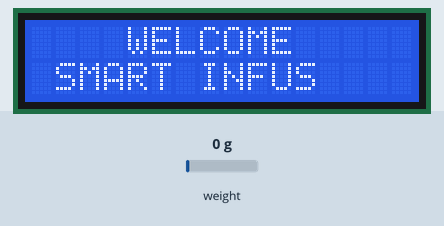
Recording of a sketch running on a simulated ESP8266 (NodeMCU). Parts: 16×2 character LCD. The test bench sets the inputs (shaded band); at power-on: weight on the scale 0 g. What the sketch prints to the serial monitor is not drawn.

Above: at 1.1 s.
At 4.2 s:
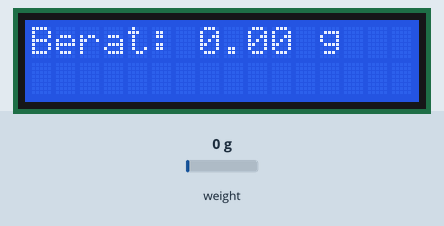
4.3 s: weight on the scale set to 100 g
At 5.6 s:
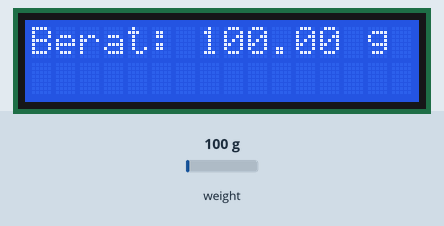
5.9 s: weight on the scale set to 1250 g
At 6.6 s:
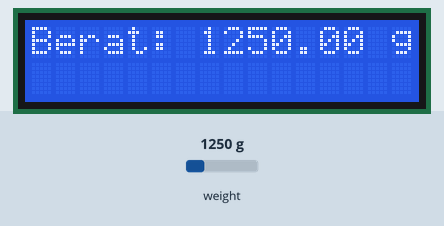
7.7 s: weight on the scale set to 2500 g
At 8.9 s:
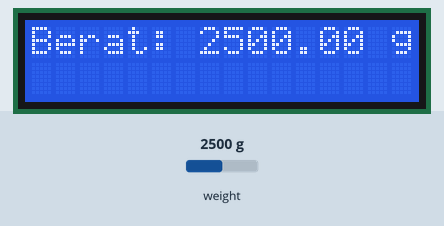
Timing chart, 0 to 10.7 s (numbered marks = the images above; inputs shaded):
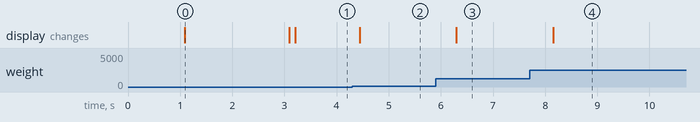

Measured:
- after the input at 4.3 s, the display: changes after 0.14 s (image 2)
- after the input at 5.9 s, the display: changes after 0.40 s (image 3)
- after the input at 7.7 s, the display: changes after 0.45 s (image 4)
- what the display in image 0 shows lasts 2.0 s, from 1.1 s to 3.1 s

The sketch:

KALIBRASI_LOADCEL_ARDUINO.ino
```cpp
#include <Wire.h>
#include <LiquidCrystal_I2C.h>
#include "HX711.h"

// Definisi Pin untuk ESP8266
#define DOUT D6 // PIN D3 untuk ESP8266
#define CLK D7   // PIN D4 untuk ESP8266
#define LCD_SDA D2  // SDA untuk LCD I2C
#define LCD_SCL D1  // SCL untuk LCD I2C

/* DEKLARASI LCD */
LiquidCrystal_I2C lcd(0x27, 16, 2);  // Alamat I2C, 16 kolom, 2 baris

/* DEKLARASI LOAD CELL */
HX711 scale(DOUT, CLK);
float calibration_factor = -400;  // Nilai default kalibrasi
float berat;  // Variabel untuk menyimpan nilai berat

void setup() {
  Serial.begin(115200);  // Memulai komunikasi serial

  // Inisialisasi load cell
  scale.begin(DOUT, CLK);  // Inisialisasi HX711
  scale.set_scale(calibration_factor);
  scale.tare();  // Menetapkan nilai saat ini sebagai titik nol

  // Inisialisasi LCD
  Wire.begin(LCD_SDA, LCD_SCL); // Inisialisasi pin SDA dan SCL untuk I2C
  lcd.begin();  // Memulai LCD
  lcd.backlight(); // Menyalakan lampu latar LCD

  // Menampilkan pesan awal di LCD
  lcd.setCursor(0, 0);
  lcd.print("    WELCOME    ");
  lcd.setCursor(0, 1);
  lcd.print(" SMART INFUS ");
  delay(2000);  // Tunda selama 2 detik
  lcd.clear();

  Serial.println("Memulai pembacaan berat dari load cell...");
}

void loop() {
  readGram();  // Panggil fungsi untuk membaca berat
  displayOnLCD();  // Tampilkan berat di LCD
  delay(500);  // Tunda 500ms antara pembacaan
}

void readGram() {
  if (scale.is_ready()) {  // Cek apakah HX711 siap
    berat = scale.get_units();  // Mengambil berat dari load cell
    if (berat < 0) {
      berat = 0.00;  // Jika berat negatif, set ke 0
    }

    // Tampilkan nilai berat di Serial Monitor
    Serial.print("Berat: ");
    Serial.print(berat);
    Serial.println(" gram");
  } else {
    Serial.println("HX711 tidak siap. Periksa koneksi.");
  }
}

void displayOnLCD() {
  lcd.clear();  // Bersihkan layar LCD
  lcd.setCursor(0, 0);
  lcd.print("Berat: ");
  lcd.print(berat);  // Tampilkan berat pada LCD
  lcd.print(" g");
}
```
